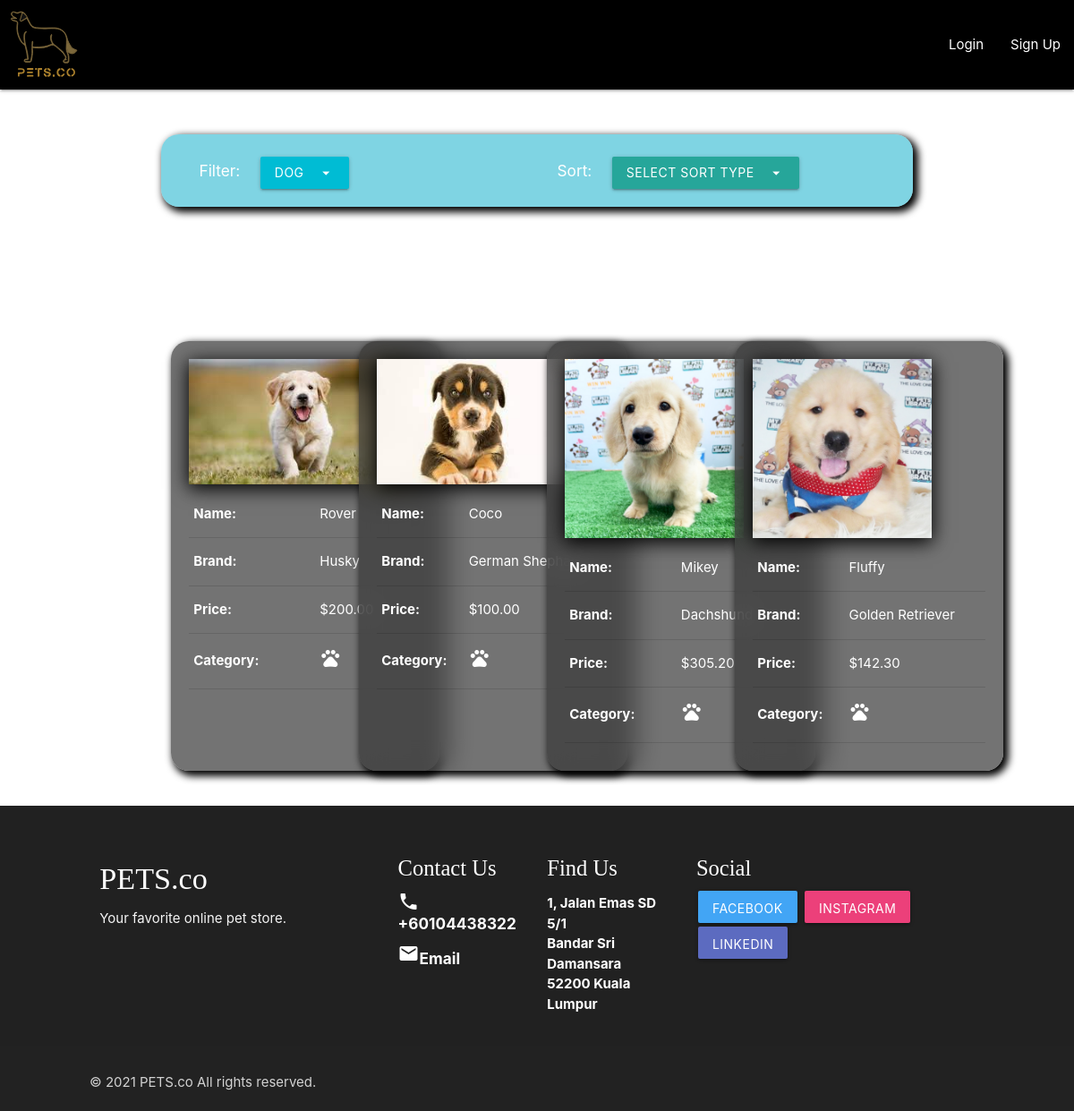
The app's page /search_catalogue.php?category=0, older data.
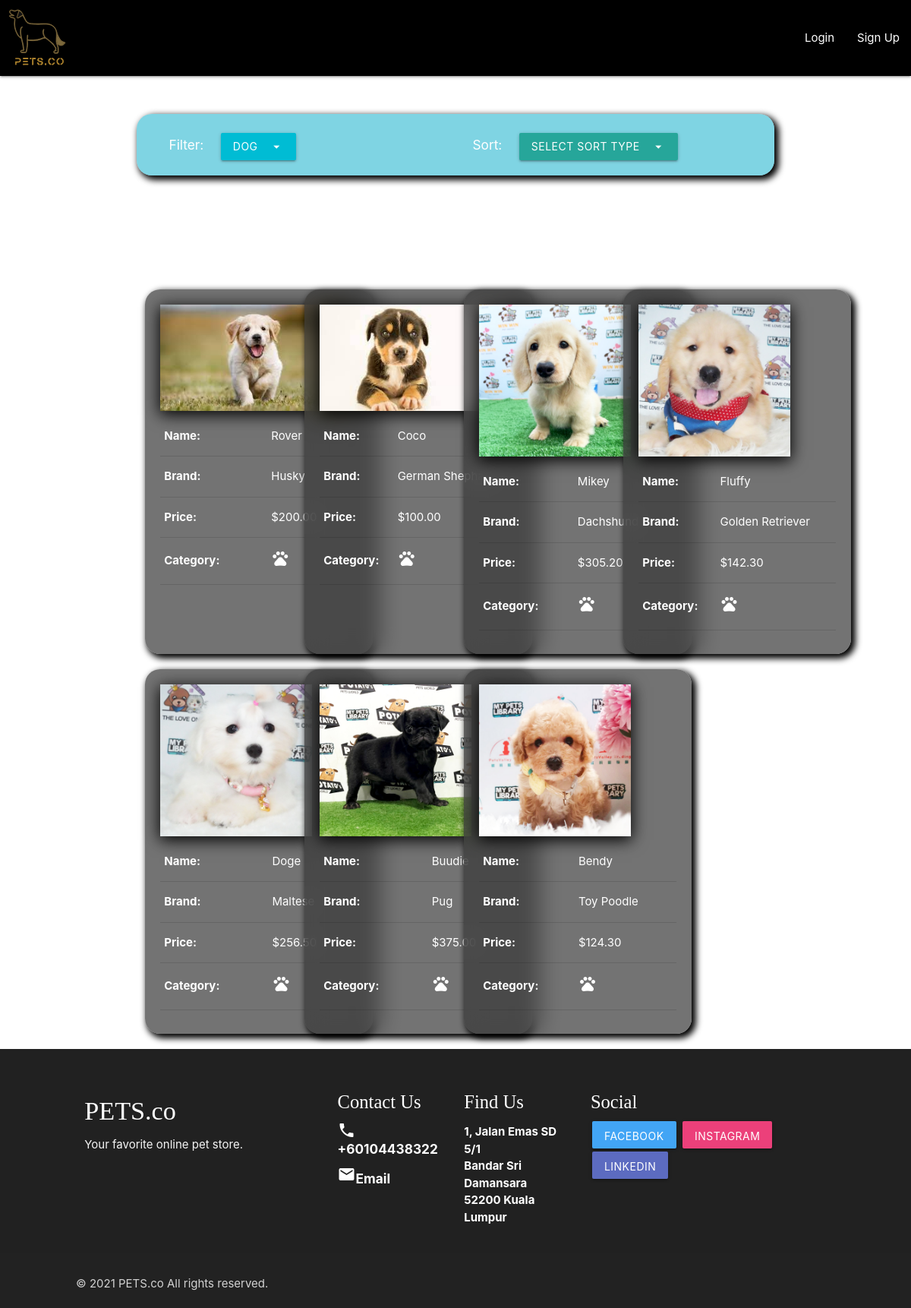
The same page, newer data.
### tables this page shows
CREATE TABLE `items` (
  `ItemID` int(11) NOT NULL,
  `Name` varchar(64) NOT NULL,
  `Brand` varchar(64) NOT NULL,
  `Description` varchar(512) NOT NULL,
  `Category` int(11) NOT NULL,
  `SellingPrice` float NOT NULL,
  `QuantityInStock` int(11) NOT NULL,
  `Image` varchar(512) NOT NULL
);

### includes/data/item.data.php (called while the page is built, shortened)
<?php
class Item
{
  private $itemID;
  private $name;
  private $brand;
  private $sellingPrice;
  private $image;
  function __construct($itemID, $conn)
  {
    $this->itemID = $itemID;
    $this->InitData($conn);
  }
  public function InitData($conn)
  {
    $sql = "SELECT * FROM Items WHERE ItemID = $this->itemID";
    $result = $conn->query($sql) or die($conn->error);
    $row = $result->fetch_array(MYSQLI_ASSOC);
    $this->name = $row["Name"];
    $this->brand = $row["Brand"];
    $this->sellingPrice = $row["SellingPrice"];
    $this->image = $row["Image"];
  }
  public function GetItemID() { return $this->itemID; }
  public function GetName() { return $this->name; }
  public function GetBrand() { return $this->brand; }
  public function GetSellingPrice() { return $this->sellingPrice; }
  public function GetImage() { return $this->image; }
}

### includes/search_catalogue.inc.php (the view, shortened to what this page needs)
<?php
require_once "utils/dbhandler.php";
require_once "data/item.data.php";
function GenerateItemList($items)
{
  $itemCount = count($items);
  $itemIdx = 0;
  while ($itemIdx < $itemCount)
  {
    echo("<div class='row'>");
    for ($i=0; $itemIdx < $itemCount && $i < 4; $i++, $itemIdx++)
    {
      $item = $items[$itemIdx];
      $itemID = $item->GetItemID();
      $image = $item->GetImage();
      $name = $item->GetName();
      $brand = $item->GetBrand();
      $price = $item->GetSellingPrice();
      $price = "$" . number_format($price, 2);
      $category = $item->GetCategory();
      $category = Item::CATEGORY_ICON[(int)$category];
      echo(
        "<div class='col s3'>
          <a href='item_page.php?item_id=$itemID'>
            <div class='selectable-card' style='height: 480px; min-width: 300px'>
              <img class='shadow-img' src='images/$image' style='max-height: 200px; max-width: 250px;'>
              <table>
                <tbody>
                  <tr><th>Name: </th><td>$name</td></tr>
                  <tr><th>Brand: </th><td>$brand</td></tr>
                  <tr><th>Price: </th><td>$price</td></tr>
                  <tr><th>Category: </th><td><i class='material-icons prefix'>$category</i></td></tr>
                </tbody>
              </table>
            </div>
          </a>
        </div>"
      );
    }
    echo("</div>");
  }
}

### search_catalogue.php (shortened to what this page needs)
<!DOCTYPE html>
<html lang="en">
<?php
  require_once "header.php";
  require_once "includes/search_catalogue.inc.php";
?>
<div class="container" style="padding-top: 50px;">
  <div class="selectable-card nav-wrapper tint-glass-cyan">
    <form id="filter-form" action="search_catalogue.php" method="GET">
      <div class="row" style="margin: 0px;">
        <div class="col s6">
          <div class="col">
            <h6>Filter:</h6>
          </div>
          <div class="col">
            <a class="btn dropdown-trigger cyan" data-target="filter_dropdown" style="margin-top: 5px;">
              <?php
                $category = -1;
                if (isset($_GET["category"])) $category = $_GET["category"];
                if ($category != -1) echo(CATEGORY_NAMES[$category]);
                else echo("Select Category");
              ?>
              <i class="material-icons right">arrow_drop_down</i>
            </a>
          </div>
        </div>
        <div class="col s6">
          <div class="col">
            <h6>Sort:</h6>
          </div>
          <div class="col">
            <a class="btn dropdown-trigger" data-target="sort_dropdown" style="margin-top: 5px;">
              <?php
                $sort = -1;
                if ($sort != -1) echo(SORT_NAMES[$sort]);
                else echo("Select Sort Type");
              ?>
              <i class="material-icons right">arrow_drop_down</i>
            </a>
          </div>
        </div>
      </div>
    </form>
  </div>
  <div style="margin-top: 150px;">
    <?php
      $searchName = "";
      $sql = "SELECT ItemID FROM Items WHERE (Name LIKE '%$searchName%' OR Brand LIKE '%$searchName%')";
      if ($category != -1) $sql .= " AND Category = $category";
      $sql .= " LIMIT 50";
      $result = $conn->query($sql) or die($conn->error);
      $items = array();
      while ($row = $result->fetch_assoc())
      {
        $itemID = $row["ItemID"];
        array_push($items, new Item($itemID, $conn));
      }
      GenerateItemList($items);
    ?>
  </div>
</div>
<?php include "footer.php"; ?>
</html>

### header.php (shortened to what this page needs)
<head>
  <link rel="stylesheet" href="./static/css/base.css">
</head>
<?php
  include_once "includes/data/member.data.php";
  include_once "includes/data/item.data.php";
  include_once "includes/utils/common_util.php";
?>
<body>
  <nav style="height: 100px";>
    <div class="nav-wrapper black">
      <a href="index.php"><img src = "logo.svg" alt="logo" id="logo" class="brand-logo" height="100"/></a>
      <ul class="right hide-on-med-and-down">
        <?php
          if (isset($_SESSION["Member"]))
          { ?>
            <li class="grey darken-4"
            style="height: 60px; width: 400px; border-radius: 20px; margin-top: 20px;
            box-shadow: 0px 0px 10px cyan; margin-right: 20px;">
              <form action="search_catalogue.php">
                <div class="white-text row" style="padding-right: 40px; padding-left: 20px;">
                  <i class="material-icons col s2">search</i>
                  <input type="text" name="search_name" placeholder="Search"
                    class="white-text col s10 autocomplete-content"
                    value="<?php if (isset($_GET["search_name"])) echo($_GET["search_name"]); ?>">
                </div>
              </form>
            </li>
          <?php if ($privilegeLevel == 1)
              echo("<li><a class='admin admin_manage_users admin_view_orders' href='admin.php'>Admin Panel</a></li>");
            echo(
              "<li>
                <a class='cart' href='cart.php?member_id=$memberID'>
                  Cart<span class='new badge unglow' id='cart_badge'>$orderItemCount</span></a>
              </li>
              <li><a class='manage_profile' href='manage_profile.php?email=$email'>Manage Profile</a></li>
              <li><a href='includes/logout.inc.php'>Logout</a></li>
            ");
          } else
          {
            echo(
              "<li><a class='login' href='login.php'>Login</a></li>
              <li><a class='signup' href='signup.php'>Sign Up</a></li>
            ");
          }
          ?>
      </ul>
    </div>
  </nav>
  <div class="content">

### footer.php (shortened to what this page needs)
  </div>
</body>
<footer class="page-footer grey darken-4">
  <div class="row wide-container">
    <div class="col s4">
      <h4 class="white-text lovelo">PETS.co</h4>
      <p class="grey-text text-lighten-4">Your favorite online pet store.</p>
    </div>
    <div class="col s2">
      <h5 class="white-text lovelo">Contact Us</h5>
      <h6 class="grey-text bold text-lighten-4"><a href="call:+60104438322" style="color: white"><i class="material-icons">phone</i>+60104438322</a></h6>
      <h6 class="grey-text bold text-lighten-4"><a href="mailto:Pets.Co.customerservice@gmail.com" style="color: white"><i class="material-icons">email</i>Email</a></h6>
    </div>
    <div class="col s2">
      <h5 class="white-text lovelo">Find Us</h5>
      <p class="bold">
        1, Jalan Emas SD 5/1 <br>
        Bandar Sri Damansara <br>
        52200 Kuala Lumpur
      </p>
    </div>
    <div class="col s4">
      <h5 class="white-text lovelo">Social</h5>
      <a class="waves-effect waves-light blue lighten-1 btn" style="margin: 2px;">
        <i class="fa fa-facebook fa-fw"></i> Facebook
      </a>
      <a class="waves-effect waves-light pink lighten-1 btn" style="margin: 2px;">
        <i class="fa fa-instagram fa-fw"></i> Instagram
      </a>
      <a class="waves-effect waves-light indigo lighten-1 btn" style="margin: 2px;">
        <i class="fa fa-linkedin fa-fw"></i> Linkedin
      </a>
    </div>
  </div>
  <div class="footer-copyright" style="padding-bottom: 20px;">
    <div class="wide-container">© 2021 PETS.co All rights reserved.</div>
  </div>
</footer>

### static/css/base.css (style rules this page uses)
html { height: 100%; background-repeat: no-repeat; }
body { height: 100%; animation-name: backgroundColorPalette; background-blend-mode: luminosity; animation-duration: 5s; animation-iteration-count: infinite; animation-direction: alternate; animation-timing-function: linear; }
body::before { background: url('admin_background.jpg'); background-repeat: no-repeat; background-size: cover; background-attachment: fixed; filter: grayscale(); }
nav { height: 100px; line-height: 100px; }
.shadow-img { box-shadow: 0px 4px 20px 1px black; }
.content { min-height: 100%; }
.wide-container { padding-top: 20px; padding-left: 100px; padding-right: 100px; }

### static/css/cards.css (style rules this page uses)
.selectable-card { color: white; padding: 20px; background-color: rgba(56, 56, 56, 0.7); border-radius: 20px; box-shadow: black 4px 4px 8px 2px; backdrop-filter: blur(15px); transition: 0.2s cubic-bezier(0.8, 0, 0.2, 1); }
.selectable-card.tint-glass-cyan { background-color: rgba(0, 170, 200, 0.5); }

### static/css/glow.css (style rules this page uses)
.unused-image { opacity: 70%; }

Row changes from the older to the newer data that the page shows:
added items: Image (picture), Name "Doge", Brand "Maltese", SellingPrice "$256.50"
added items: Image (picture), Name "Buudie", Brand "Pug", SellingPrice "$375.00"
added items: Image (picture), Name "Bendy", Brand "Toy Poodle", SellingPrice "$124.30"
